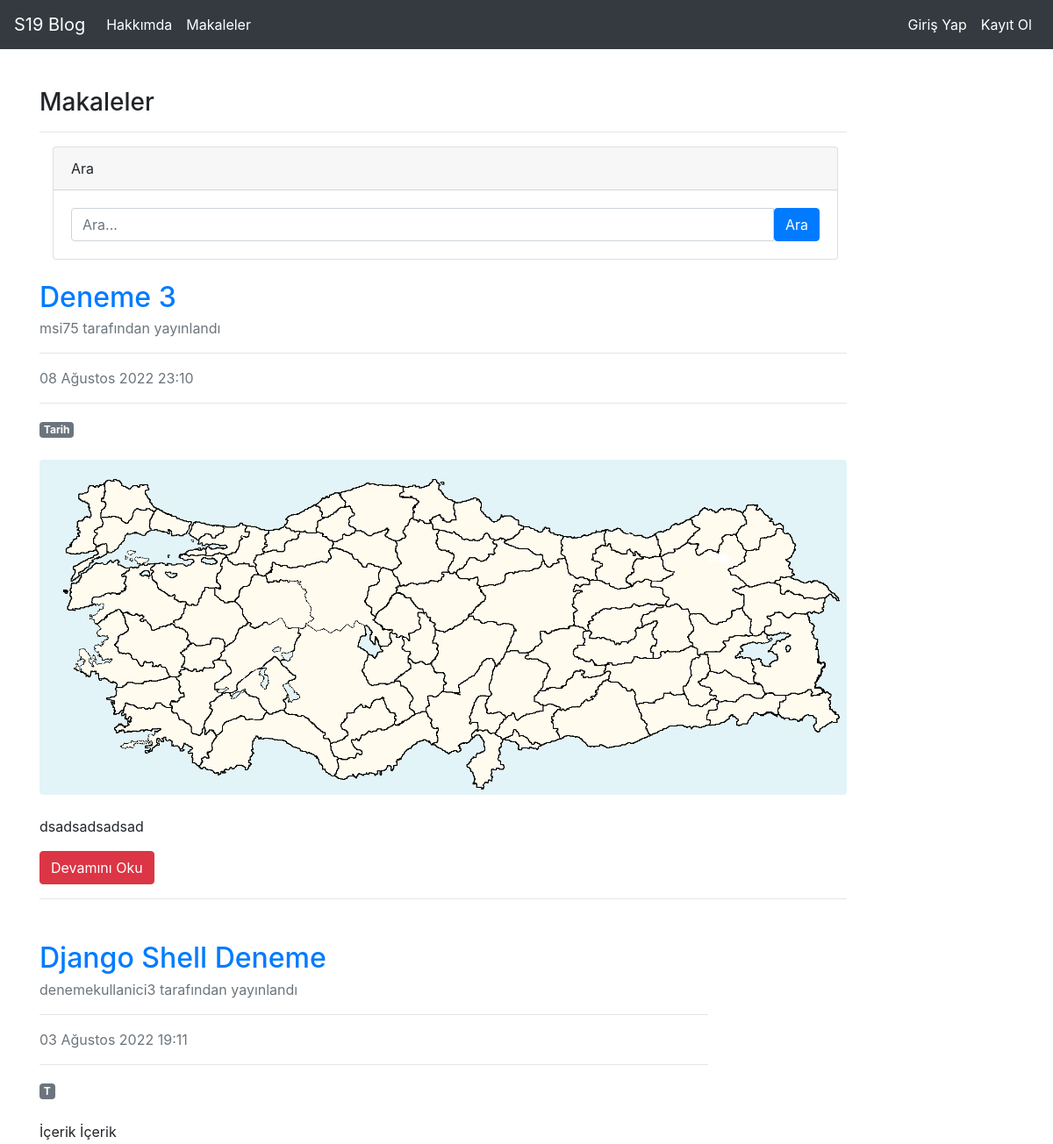
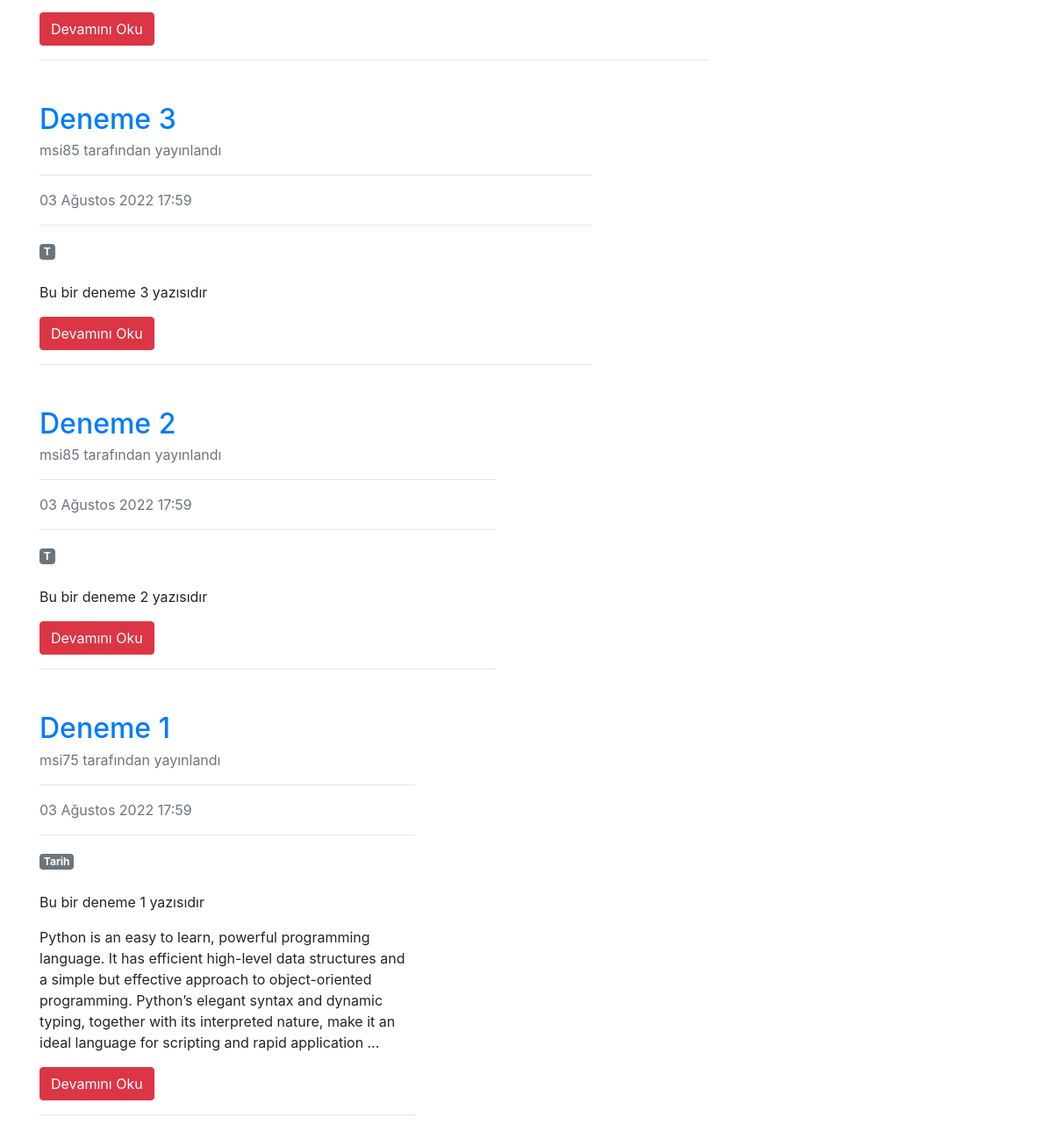
The app's page /articles/ with its own data (2 pictures, top to bottom).
### article/models.py (models this page shows, shortened)
class Article(models.Model):
    CONTENT_CHOICES =[
        ("Tarih","Tarih"),
        ("Bilim","Bilim"),
    ]
    author = models.ForeignKey("auth.User",on_delete=models.CASCADE,verbose_name="Yazar")
    title = models.CharField(max_length=50,verbose_name="Başlık")
    content = RichTextField()
    created_date = models.DateTimeField(auto_now_add=True,verbose_name="Oluşturulma Tarihi")
    content_type = models.CharField(max_length = 30, choices=CONTENT_CHOICES, default="Tarih",verbose_name = "İçerik Türü")
    article_image = models.FileField(blank = True,null = True,verbose_name= "Makaleye Fotoğraf Ekle(Opsiyonel)" )
    class Meta:
        ordering = ['-created_date']

### article/views.py (the view)
# urls.py: path('',views.articles,name = "articles"),
def articles(request):
    keyword = request.GET.get("keyword")
    if keyword:
        articles = Article.objects.filter(title__contains = keyword)
        return render(request,"articles.html",{"articles":articles})
    articles = Article.objects.all()
    return render(request,"articles.html",{"articles":articles})

### templates/articles.html (shortened to what this page needs)
{% extends "layout.html" %}
{% block body %}
<div class = "row">
        <div class ="col-md-10 offset-med-3" >
                <h3>Makaleler</h3>
                <hr>
        </div>
</div>
                <div class="col-md-10 offset-med-3">
                    <form>
                    <div class="card mb-4">
                        <div class="card-header">Ara</div>
                        <div class="card-body">
                            <div class="input-group">
                            <input type="text" name = "keyword" class="form-control"  maxlength="64" placeholder="Ara...">
                            <button type="submit" class="btn btn-primary">Ara</button>
                            </div>
                        </div>
                    </div>
                    </form>
                </div>
{% if articles %}
{% for article in articles %}
<div class="row">
    <div class="col-md-10 offset-med-3">
        <article>
            <header class="mb-4">
                <a href="{% url 'article:detail' article.id %}"><h2 class="fw-bolder mb-1">{{article.title}}</h2></a>
                <div class="text-muted fst-italic mb-2">{{article.author.username}} tarafından yayınlandı</div>
                <hr>
                <div class="text-muted fst-italic mb-2">{{article.created_date}}</div>
                <hr>
                <a class="badge badge-secondary" href="#!">
                {{article.content_type}}
                </a>
            </header>
            {% if article.article_image %}
            <a href="{% url 'article:detail' article.id %}"><figure class="mb-4"><img class="img-fluid rounded" src="{{article.article_image.url}}" alt="..." /></figure></a>
            {% endif %}
            <section class="mb-5">
                <p>
                    {{article.content|safe|truncatewords:50}}
                </p>
                <a  href="{% url 'article:detail' article.id %}" class = "btn btn-danger">Devamını Oku</a>
                <hr>
            </section>
        </article>
{% endfor %}
{% endif %}
{% endblock body %}

### templates/layout.html (shortened to what this page needs)
<!DOCTYPE html>
{% load static %}
<html lang="en">
<head>
    <link rel="stylesheet" href="{% static 'css/bootstrap.min.css' %}">
</head>
<body>
        {% include "includes/navbar.html" %}
        <div style = "margin-top : 100px; margin_bottom:50px;"class = "container">
            {% block body %}
            {% endblock body %}
        </div>
        <link href="//maxcdn.bootstrapcdn.com/bootstrap/4.1.1/css/bootstrap.min.css" rel="stylesheet" id="bootstrap-css">
</body>
</html>

### templates/includes/navbar.html (shortened to what this page needs)
    <nav class="navbar navbar-expand-md navbar-dark fixed-top bg-dark">
      <a class="navbar-brand" href="{% url 'index' %}">S19 Blog</a>
      <div class="collapse navbar-collapse" id="navbarCollapse">
        <ul class="navbar-nav mr-auto">
          <li class="nav-item active">
            <a class="nav-link" href="{% url 'about' %}">Hakkımda</a>
          </li>
          <li class="nav-item active">
            <a class="nav-link" href="{% url 'article:articles' %}">Makaleler</a>
          </li>
        </ul>
        <ul class="navbar-nav ml-auto">
        {% if request.user.is_authenticated %}
        <li class="nav-item active">
            <a class="nav-link" href="{% url 'article:dashboard' %}">Kontrol Paneli</a>
        </li>
        <li class="nav-item active">
            <a class="nav-link" href="{% url 'user:logout' %}">Çıkış Yap</a>
        </li>
        <li class="nav-item active">
            <a class="nav-link" href="{% url 'contact:contact' %}">İletişim</a>
        </li>
        {% else %}
        <li class="nav-item active">
            <a class="nav-link" href="{% url 'user:login' %}">Giriş Yap</a>
        </li>
        {% endif %}
        <li class="nav-item active">
            <a class="nav-link" href="{% url 'user:register' %}">Kayıt Ol</a>
        </li>
        </ul>
      </div>
    </nav>

### records on screen
Article: title "Deneme 3", author.username "msi75", created_date "08 Ağustos 2022 23:10", content_type "Tarih", article_image (picture), content "dsadsadsadsad"
Article: title "Django Shell Deneme", author.username "denemekullanici3", created_date "03 Ağustos 2022 19:11", content_type "T", content "İçerik İçerik"
Article: title "Deneme 3", author.username "msi85", created_date "03 Ağustos 2022 17:59", content_type "T", content "Bu bir deneme 3 yazısıdır"
Article: title "Deneme 2", author.username "msi85", created_date "03 Ağustos 2022 17:59", content_type "T", content "Bu bir deneme 2 yazısıdır"
Article: title "Deneme 1", author.username "msi75", created_date "03 Ağustos 2022 17:59", content_type "Tarih", content "Bu bir deneme 1 yazısıdır Python is an easy to learn, powerful programming language. It has efficient high-level data structures and a simple but effective approach to object-oriented programming. Python’s elegant syntax and dynamic typing, together with its interpreted nature, make it an ideal language for scripting and rapid application …"
